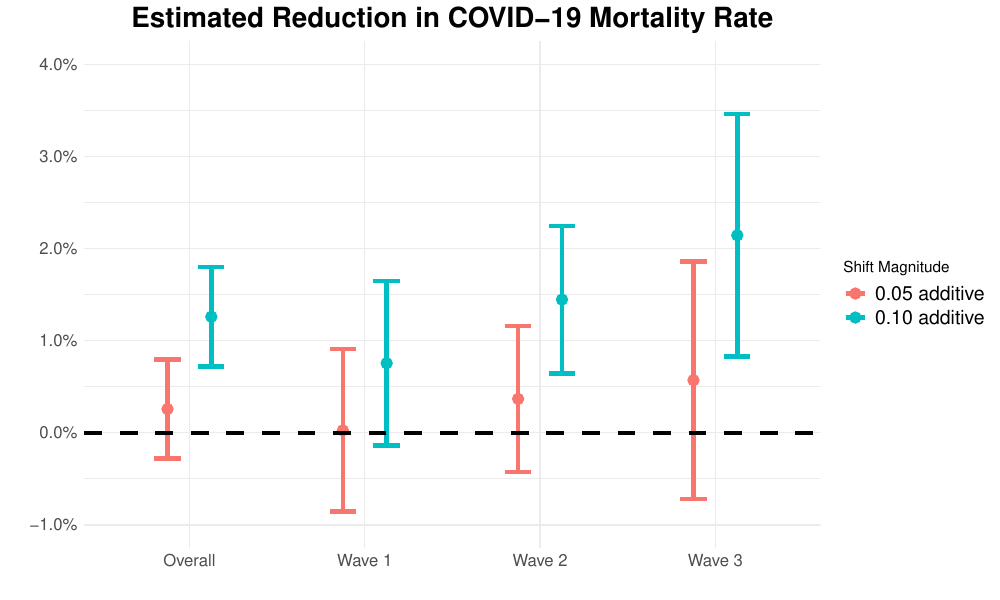

The R source for this figure:
library(ggplot2)

# load TMLE results
load("out/TMLE_results.RData")

# make data frame for plotting
wave_labels <- rep(c("Overall", "Wave 1", "Wave 2", "Wave 3"), 2)
shift_spec_labels <- c(rep("0.05 additive", 4), rep("0.10 additive", 4))
df_plt <- rbind(df_res_5, df_res_10)
df_plt$wave <- wave_labels
df_plt$shift_spec <- shift_spec_labels

# plot
p <- ggplot(df_plt, aes(x = wave, y = est, color = shift_spec, group = shift_spec)) +
  geom_point(position = position_dodge(width = 0.5), size = 3.5) +
  geom_errorbar(aes(ymin = ci_low, ymax = ci_high),
                position = position_dodge(width = 0.5), width = 0.3, size = 1.5) +
  scale_y_continuous(limits = c(-0.01, 0.04), breaks = seq(-0.01, 0.04, 0.01),
                     labels = scales::percent_format(accuracy = .1)) +
  geom_hline(yintercept = 0, linetype = "dashed", linewidth = 1.5) +
  labs(title = "Estimated Reduction in COVID-19 Mortality Rate", x = "", y = "", color = "Shift Magnitude") +
  theme_minimal() +
  theme(plot.title = element_text(hjust = 0.5, size = 20, face = "bold"),
        axis.title.x = element_text(size = 14, face = "bold"),
        axis.title.y = element_text(size = 14, face = "bold"),
        axis.text = element_text(size = 12),
        legend.text = element_text(size = 14))

ggsave(filename = "plot_effect_estimates.pdf", plot = p, device = "pdf", 
       path = "plots/", width = 10, height = 6, dpi = 300)
